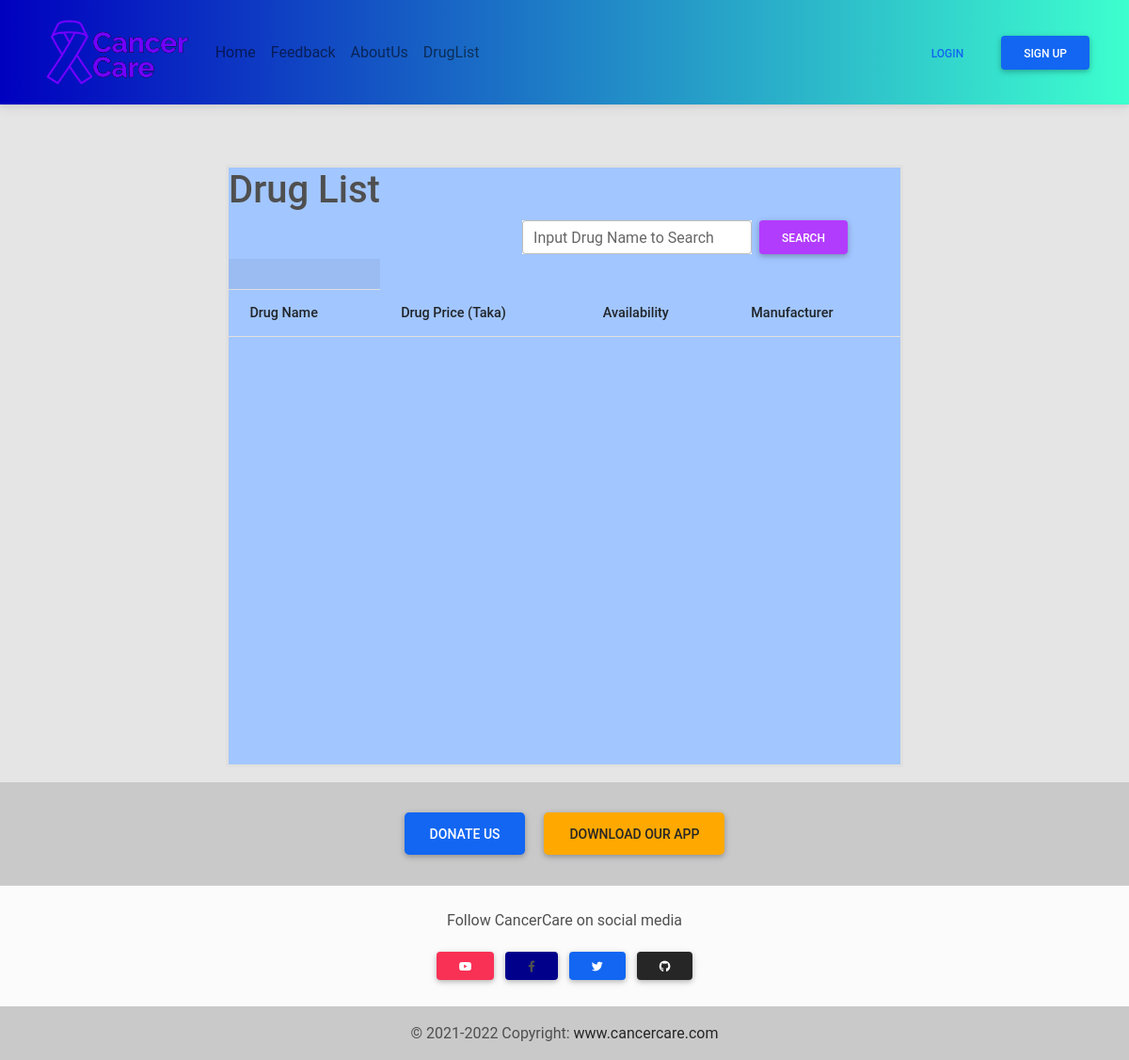
Page /druglist/ on the earlier database version.
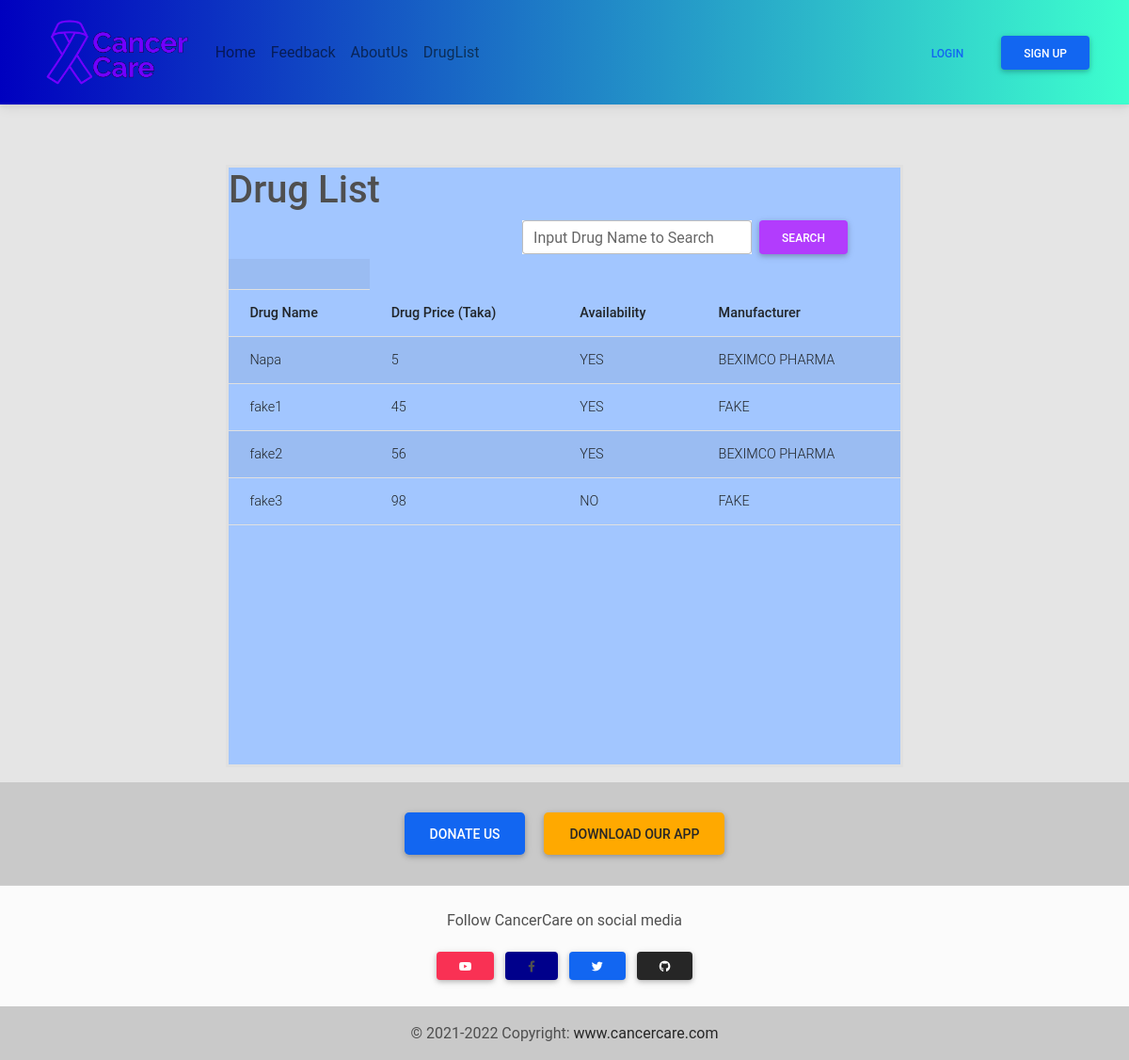
Same page on the later database version.
### mainfeatures/models.py (models this page shows, shortened)
class DrugInfo(models.Model):
    drugname = models.CharField(max_length=255)
    drugprice = models.IntegerField()
    availability = models.CharField(max_length=5)
    manufacturer = models.CharField(max_length=255)

### mainfeatures/views.py (the view)
# urls.py: path('druglist/', DrugListView.as_view(), name="druglist"),
class DrugListView(ListView):
    model = DrugInfo
    template_name = 'mainfeatures/druginfo_list.html'
    paginate_by = 5

### mainfeatures/templates/mainfeatures/druginfo_list.html (shortened to what this page needs)
{% extends 'mainfeatures/base.html' %}
{% block body %}
<main class="centerize my-3">
    <div class="sub mt-5 border border-3 position-relative overflow-auto">
        <h1>Drug List</h1>
        <form method="GET" action="{%url 'search'%}" class="mx-5 position-absolute end-0 hstack">
            <div class="form-outline" style="background: white;">
                <input autocomplete="off" type="text" id="search_drug" class="form-control" name="search_drug"/>
                <label class="form-label" for="form12">Input Drug Name to Search</label>
            </div>
            <button type="submit" class="btn btn-secondary mx-2">Search</button>
        </form>
        <br />
        <table class="table table-striped mt-3">
            <th>
                <tr>
                    <th scope="col">Drug Name</th>
                    <th scope="col">Drug Price (Taka)</th>
                    <th scope="col">Availability</th>
                    <th scope="col">Manufacturer</th>
                </tr>
            </th>
            <tbody>
                {% for drug in object_list %}
                <tr>
                    <td>{{drug.drugname}}</td>
                    <td>{{drug.drugprice}}</td>
                    <td>{{drug.availability}}</td>
                    <td>{{drug.manufacturer}}</td>
                </tr>
                {% endfor %}
            </tbody>
        </table>
    </div>
</main>
{% endblock body %}

Differences in the rows shown:
added DrugInfo: drugname "Napa", drugprice "5", availability "YES", manufacturer "BEXIMCO PHARMA"
added DrugInfo: drugname "fake1", drugprice "45", availability "YES", manufacturer "FAKE"
added DrugInfo: drugname "fake2", drugprice "56", availability "YES", manufacturer "BEXIMCO PHARMA"
added DrugInfo: drugname "fake3", drugprice "98", availability "NO", manufacturer "FAKE"
